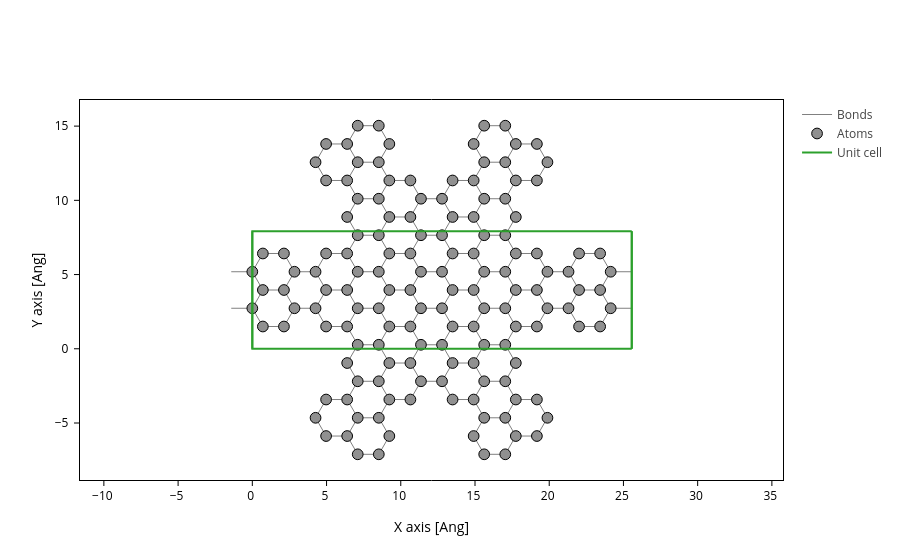

The cell this chart's notebook holds for it:
### Code cell
def _device_atoms(device, electrode, reset=False):
    """Change the left electrode and right electrode atoms"""
    if not reset:
        N = len(electrode)
        device.atoms[:N] = sisl.Atoms("N") # set left electrode atoms to N (blue)
        device.atoms[-N:] = sisl.Atoms("O") # set right electrode atoms to O (red)
    
    if reset:
        device.atoms[:] = sisl.Atoms("C") # set all atoms to C

def _set_electrode_atoms(device, electrode):
    _device_atoms(device, electrode, reset=False)

def _return_device(device, electrode):
    _device_atoms(device, electrode, reset=True)
    

def find_electrode_indices(device, num_electrodes):
    symbols = np.array([atom.symbol for atom in device.atoms])
    
    # oxygen corresponds to right electrode (red)
    idx_O = np.where(symbols == "O")[0]
    NO = len(idx_O) // num_electrodes # number of O atoms per electrode
    
    # nitrogen correpsonds to left electrode (blue)
    idx_N = np.where(symbols == "N")[0]
    NN = len(idx_N) // num_electrodes # number of N atoms per electrode
    
    left_electrodes = []
    right_electrodes = []
    for i in range(num_electrodes):
        left = idx_N[i*NN:(i+1)*NN]
        right = idx_O[i*NO:(i+1)*NO]
        # print(f"left : {left}")
        # print(f"right : {right}")
        left_electrodes.append(left)
        right_electrodes.append(right)
    return np.array(left_electrodes), np.array(right_electrodes)
    
    
    
def structure(nanoribbon: sisl.Geometry, electrode: sisl.geometry, *, repeat=3):
    assert repeat in [1, 2, 3], "repeat can only be 1, 2, or 3"
    _, origin_of_rotation = guess_hexagon_center(nanoribbon)
    axis_of_rotation = [0,0,1]
    
    
    RIBBON = nanoribbon.copy()
    _set_electrode_atoms(RIBBON, electrode)
    FINAL = RIBBON.copy()
    for i in range(1, repeat):
        angle = 60
        angle = angle*(-1) if i%2 == 0 else angle
        rotated_nanoribbon = RIBBON.rotate(angle=angle, v=axis_of_rotation, origin=origin_of_rotation)
        FINAL += rotated_nanoribbon
    
    # remove overlapping atoms
    FINAL = delete_overlaps(FINAL)
    
    # find the indices for the electrodes using the different atom species
    left_indices, right_indices = find_electrode_indices(FINAL, repeat)
    
    # return to original atom species -- Carbon -- for all atoms
    _return_device(FINAL, electrode)
    
    return FINAL, left_indices, right_indices

device, left_idx, right_idx = structure(ribbon, electrode, repeat=3)
device.plot(axes="xy")

### Figure 1 — Plotly figure (JSON) as saved in the notebook; plotly's stock layout.template omitted (floating-point values rounded to 4 significant figures; data arrays with more than 128 entries replaced by an {"elided": "..."} marker saying what was removed)
{"data": [{"line": {"color": "gray", "width": 1}, "meta": {}, "mode": "lines", "name": "Bonds", "opacity": 1, "type": "scatter", "x": {"elided": "4116 float values"}, "y": {"elided": "4116 float values"}}, {"marker": {"color": "#909090", "line": {"color": "black", "width": 1}, "opacity": 1, "size": 10.72}, "meta": {}, "mode": "markers", "name": "Atoms", "opacity": 1, "type": "scatter", "x": {"elided": "144 float values"}, "y": {"elided": "144 float values"}}, {"meta": {}, "mode": "lines", "name": "Unit cell", "type": "scatter", "x": [0.0, 0.0, 25.56, 25.56, 0.0, 0.0, NaN, 0.0, 0.0, 0.0, 25.56, 25.56, 0.0, NaN, 25.56, 25.56, NaN, 25.56, 25.56], "y": [0.0, 7.919, 7.919, 7.919, 7.919, 7.919, NaN, 7.919, 0.0, 0.0, 0.0, 0.0, 0.0, NaN, 7.919, 0.0, NaN, 7.919, 0.0]}], "layout": {"scene": {"aspectmode": "data", "xaxis": {"title": {"text": "X axis [Ang]"}}, "yaxis": {"title": {"text": "Y axis [Ang]"}}}, "xaxis": {"scaleanchor": "y", "scaleratio": 1, "title": {"text": "X axis [Ang]"}}, "yaxis": {"title": {"text": "Y axis [Ang]"}}}}
